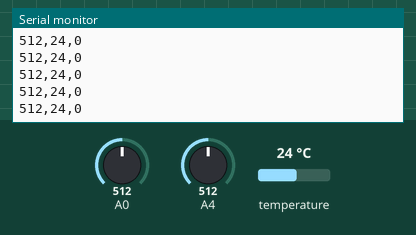
A sketch run on a simulated Arduino Leonardo, built with avr-gcc and run on an emulated ATmega32U4. On the bench: the last lines printed to the serial monitor. Inputs (shaded band) come from the test bench; at power-on: temperature 24 °C, A0 = 512, A4 = 512.

Above: at 1.2 s.
1.3 s: temperature set to 12 °C
At 2.3 s:
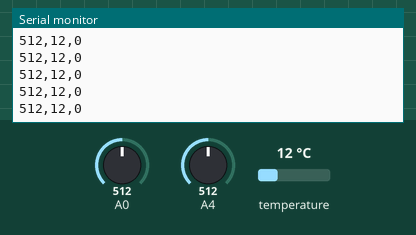
2.8 s: A0 set to 716
At 3.5 s:
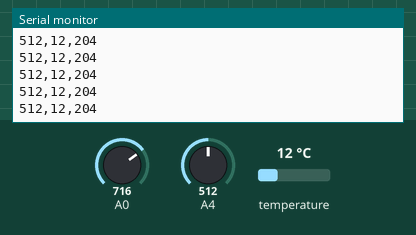
4.3 s: A4 set to 716
At 5.1 s:
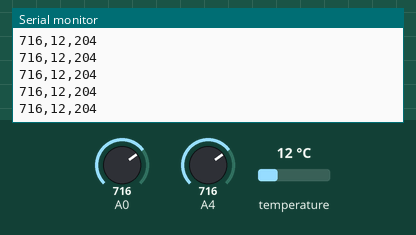
5.8 s: temperature set to 19 °C
At 6.9 s:
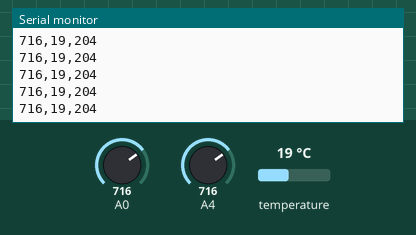
7.3 s: A0 set to 900
At 8.3 s:
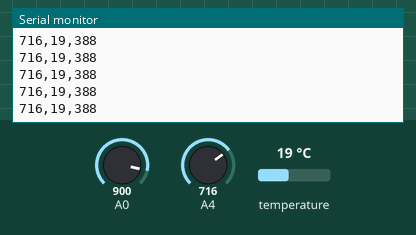
8.8 s: A4 set to 900
At 9.7 s:
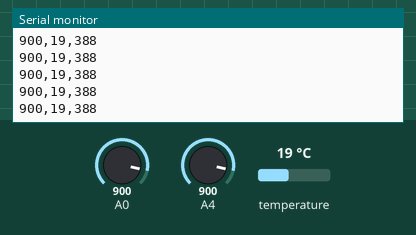
Timing chart, 0 to 11.3 s (numbered marks = the images above; inputs shaded):
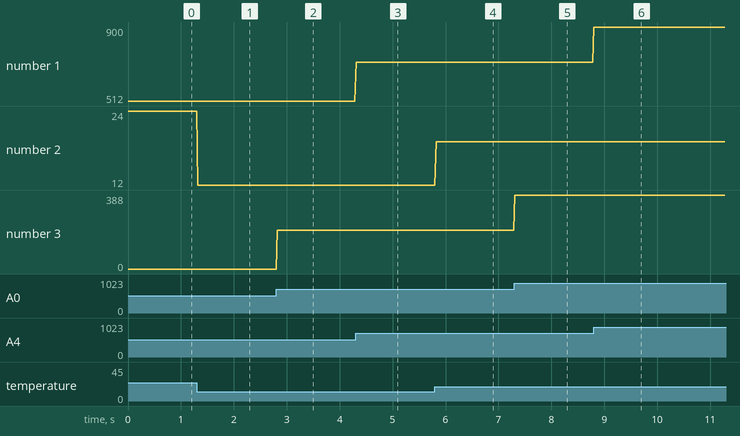

The sketch:

generic_project.ino
```cpp
/*
 * YOUR NAME
 * YOUR SCHOOL
 *
 * DEVICE NAME
 *
 * DEVICE PURPOSE
 *
 * DESCRIBE WHAT THE INPUTS ARE HERE
 *
 * HOW TO USE YOUR DEVICE - FULL INSTRUCTIONS PLEASE
 *
 * HOW WOULD YOU IMPROVE THIS DEVICE GIVEN MORE TIME?
 *
 *
 * EXAMPLE FOR THIS DEVICE:
 *
 * Name: Owen Brasier
 * School: The University of Sydney
 *
 * Device Name: Generic Example
 *
 * The purpose of this device is to demonstrate sending sensor values
 * on the Arduino Esplora to the serial port, to be read in Processing.
 *
 * The device reads from three sensors - the slider, temperature sensor
 * and joystickX, and then uses the Serial.print statements to send the
 * values to the serial monitor, with a comma in between each value.
 *
 * An example output looks like:
 *
 *     1023,20,5
 *
 * Representing the integer values of the slider, temperature sensor and
 * joystick respectively.
 *
 * To use this device, load this program onto and Arduino Esplora, then
 * run the accompanying Processing program in order to see the results. The
 * user can then maniupulate the input sensors in order to affect the display
 * printed in Processing.
 *
 * Given more time, this device could be improved by adding the Esplora led,
 * in order to fulfil the minimum requirements specified in the Challenge
 * Outline. But since the Esplora is mainly as a data-gathering device,
 * the improvements are best spent by imporoving the Processing program.
 */


#include <Esplora.h>

void setup() {
  Serial.begin(9600);
}

void loop() {
  // read from sensors
  int slider = Esplora.readSlider();
  int temp = Esplora.readTemperature(DEGREES_C);
  int joystick = Esplora.readJoystickX();

  // print all sensors to Serial monitor on 1 line with a comma in between
  Serial.print(slider);
  Serial.print(",");
  Serial.print(temp);
  Serial.print(",");
  Serial.print(joystick);
  Serial.println();
  delay(20);
}
```

Measured:
- after the input at 1.3 s, the serial monitor: prints a new line at once (image 1)
- after the input at 2.8 s, the serial monitor: prints a new line at once (image 2)
- after the input at 4.3 s, the serial monitor: prints a new line at once (image 3)
- after the input at 5.8 s, the serial monitor: prints a new line at once (image 4)
- after the input at 7.3 s, the serial monitor: prints a new line at once (image 5)
- after the input at 8.8 s, the serial monitor: prints a new line at once (image 6)
- plotted number 1: 512 → 716 after the input at 4.3 s, 716 → 900 after the input at 8.8 s
- plotted number 2: 24 → 12 after the input at 1.3 s, 12 → 19 after the input at 5.8 s
